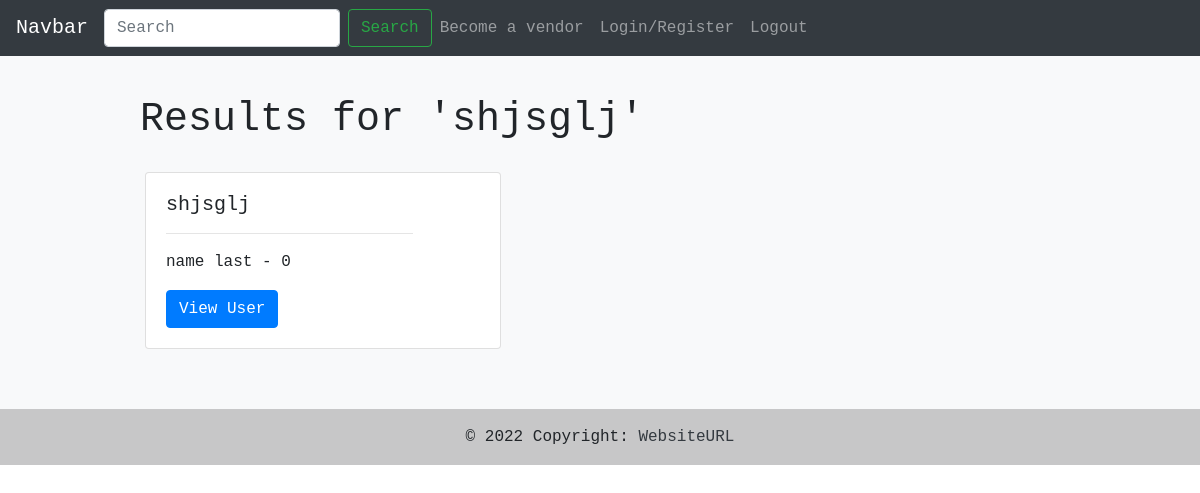
The app's page /user/shjsglj/ (signed in), older data.
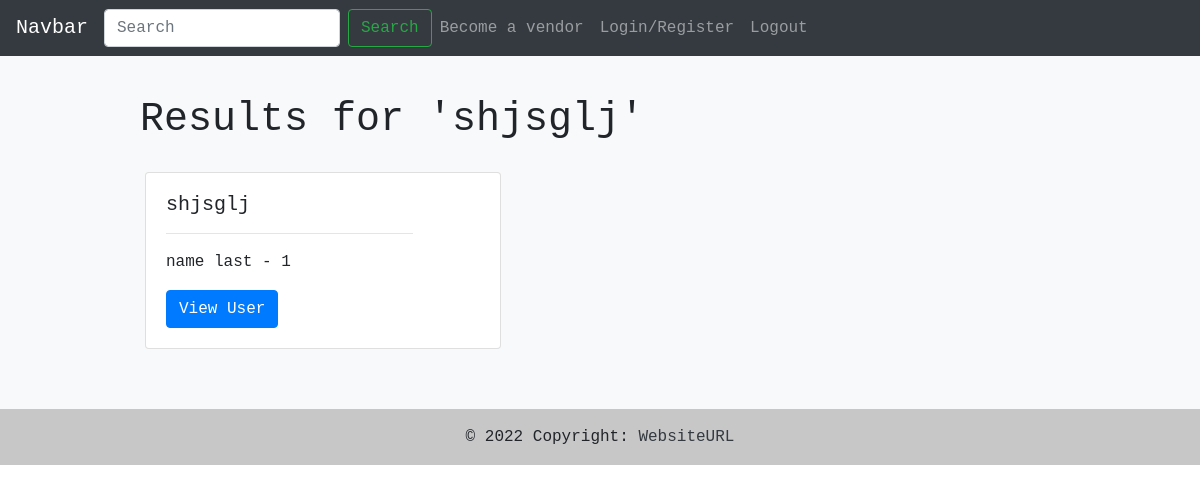
The same page, newer data.
### tables this page shows
CREATE TABLE user( -- The main user account
    id INTEGER PRIMARY KEY AUTOINCREMENT,
    
    name varchar(24) NOT NULL UNIQUE,
    pfp varchar(64), -- maybe save as BLOB data type??

    first_name varchar(24),
    last_name varchar(24),
    passwordHash BINARY(64) NOT NULL,
    
    email varchar(319) UNIQUE,
    phone varchar(24),
    rating TINYINT,
    
    website varchar(24),
    github varchar(24),
    insta varchar(24),
    facebook varchar(24),
    twitter varchar(24),

    
    token varchar(64) UNIQUE, -- Should have more stuff like age etc.

    isSeller BOOLEAN DEFAULT 0, --0 = False and 1 is True
    privacy BOOLEAN DEFAULT 0,
    isAdmin BOOLEAN DEFAULT 0,
    isMod BOOLEAN DEFAULT 0
);

### views.py (the view)
def userlookupView(user):
    user_ = userhandle.isLoggedIn(session)
    if user_ == []: return redirect(url_for('logout'))
    if user == '*': user = ''
    users = database.read('user', 'pfp, name, first_name, last_name, isSeller', f'WHERE name LIKE "%{user}%"')
    return render_template('user_lookup.html', users=users, search=user)

### handles/databaseHandle.py (called while the page is built)
    def read(self, tables, rows, specification=''): #* Read from database
        self.cursor.execute(f'SELECT {rows} FROM {tables} {specification}')
        rows = self.cursor.fetchall()
        return rows

### handles/incryptionHandle.py (called while the page is built)
def checkHash(check: str, hash: str):
    return bcrypt.checkpw(check.encode('utf-8'), base64.b64decode(hash))

### handles/userHandle.py (called while the page is built)
    def isLoggedIn(self, session): #* Check if the user is logged in
        if 'token' not in session or 'id' not in session: return []
        token, id = session['token'], session['id']
        try:
            user = self.database.read(tables='user', rows='id, token, isAdmin, email', specification=f'WHERE id="{id}"')[0]
        except IndexError: return []
        if not checkHash(user[1], token): return []
        return user

### templates/user_lookup.html (shortened to what this page needs)
{% extends 'main.html' %}
{% block content %}
<section class="bg-light section-light-var">
    <div>
        <h1>Results for '{{search}}'</h1>
        <div class="row" style="width: auto;">
            {% for user in users %}
                <div class="col-sm-6">
                    <div class="card">
                        <div class="card-body">
                            <h5 class="card-title">{{user[1]}}</h5>
                            <hr>
                            <p class="card-text">{{user[2]}} {{user[3]}} - {{user[4]}}</p>
                            <a href="#" class="btn btn-primary">View User</a>
                        </div>
                    </div>
                </div>
            {% endfor %}
        </div>
    </div>
</section>
{% endblock %}

Row changes from the older to the newer data that the page shows:
changed user "shjsglj": isSeller "0" → "1"
